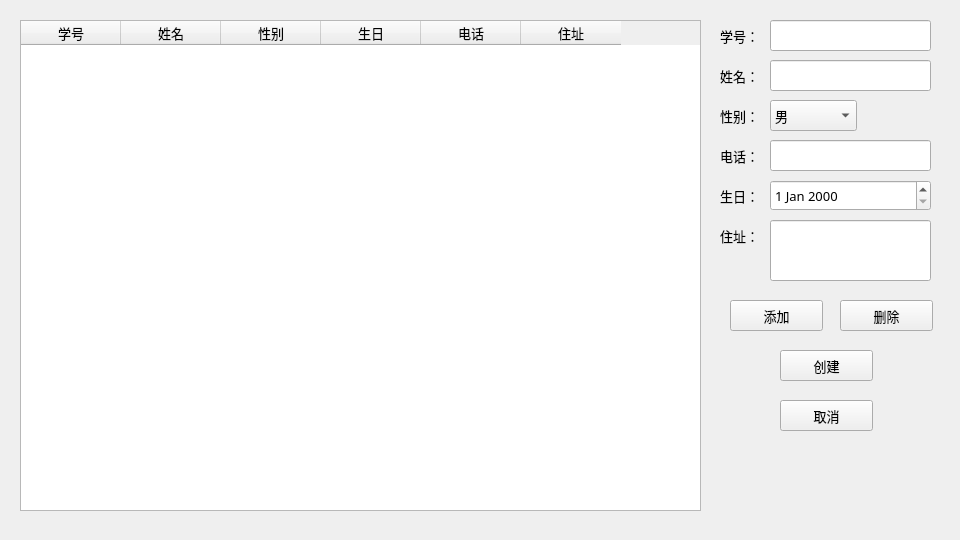
<?xml version="1.0" encoding="UTF-8"?>
<ui version="4.0">
 <class>createWidget</class>
 <widget class="QWidget" name="createWidget">
  <property name="geometry">
   <rect>
    <x>0</x>
    <y>0</y>
    <width>960</width>
    <height>540</height>
   </rect>
  </property>
  <property name="font">
   <font>
    <family>微软雅黑 Light</family>
    <pointsize>10</pointsize>
   </font>
  </property>
  <property name="windowTitle">
   <string>创建信息窗口</string>
  </property>
  <widget class="QTableWidget" name="tableWidget">
   <property name="geometry">
    <rect>
     <x>20</x>
     <y>20</y>
     <width>681</width>
     <height>491</height>
    </rect>
   </property>
   <property name="font">
    <font>
     <family>微软雅黑 Light</family>
     <pointsize>10</pointsize>
    </font>
   </property>
   <column>
    <property name="text">
     <string>学号</string>
    </property>
   </column>
   <column>
    <property name="text">
     <string>姓名</string>
    </property>
   </column>
   <column>
    <property name="text">
     <string>性别</string>
    </property>
   </column>
   <column>
    <property name="text">
     <string>生日</string>
    </property>
   </column>
   <column>
    <property name="text">
     <string>电话</string>
    </property>
   </column>
   <column>
    <property name="text">
     <string>住址</string>
    </property>
   </column>
  </widget>
  <widget class="QLineEdit" name="lineEditID">
   <property name="geometry">
    <rect>
     <x>770</x>
     <y>20</y>
     <width>161</width>
     <height>31</height>
    </rect>
   </property>
   <property name="font">
    <font>
     <family>微软雅黑 Light</family>
     <pointsize>10</pointsize>
    </font>
   </property>
  </widget>
  <widget class="QLabel" name="label">
   <property name="geometry">
    <rect>
     <x>720</x>
     <y>20</y>
     <width>51</width>
     <height>31</height>
    </rect>
   </property>
   <property name="text">
    <string>学号：</string>
   </property>
  </widget>
  <widget class="QLineEdit" name="lineEditName">
   <property name="geometry">
    <rect>
     <x>770</x>
     <y>60</y>
     <width>161</width>
     <height>31</height>
    </rect>
   </property>
   <property name="font">
    <font>
     <family>微软雅黑 Light</family>
     <pointsize>10</pointsize>
    </font>
   </property>
  </widget>
  <widget class="QLabel" name="label_2">
   <property name="geometry">
    <rect>
     <x>720</x>
     <y>60</y>
     <width>51</width>
     <height>31</height>
    </rect>
   </property>
   <property name="text">
    <string>姓名：</string>
   </property>
  </widget>
  <widget class="QLabel" name="label_3">
   <property name="geometry">
    <rect>
     <x>720</x>
     <y>100</y>
     <width>51</width>
     <height>31</height>
    </rect>
   </property>
   <property name="text">
    <string>性别：</string>
   </property>
  </widget>
  <widget class="QLineEdit" name="lineEditTel">
   <property name="geometry">
    <rect>
     <x>770</x>
     <y>140</y>
     <width>161</width>
     <height>31</height>
    </rect>
   </property>
   <property name="font">
    <font>
     <family>微软雅黑 Light</family>
     <pointsize>10</pointsize>
    </font>
   </property>
  </widget>
  <widget class="QLabel" name="label_4">
   <property name="geometry">
    <rect>
     <x>720</x>
     <y>140</y>
     <width>51</width>
     <height>31</height>
    </rect>
   </property>
   <property name="text">
    <string>电话：</string>
   </property>
  </widget>
  <widget class="QLabel" name="label_5">
   <property name="geometry">
    <rect>
     <x>720</x>
     <y>180</y>
     <width>51</width>
     <height>31</height>
    </rect>
   </property>
   <property name="text">
    <string>生日：</string>
   </property>
  </widget>
  <widget class="QLineEdit" name="lineEditAddress">
   <property name="geometry">
    <rect>
     <x>770</x>
     <y>220</y>
     <width>161</width>
     <height>61</height>
    </rect>
   </property>
   <property name="font">
    <font>
     <family>微软雅黑 Light</family>
     <pointsize>10</pointsize>
    </font>
   </property>
  </widget>
  <widget class="QLabel" name="label_6">
   <property name="geometry">
    <rect>
     <x>720</x>
     <y>220</y>
     <width>51</width>
     <height>31</height>
    </rect>
   </property>
   <property name="text">
    <string>住址：</string>
   </property>
  </widget>
  <widget class="QDateEdit" name="dateEditBirth">
   <property name="geometry">
    <rect>
     <x>770</x>
     <y>180</y>
     <width>161</width>
     <height>31</height>
    </rect>
   </property>
  </widget>
  <widget class="QComboBox" name="comboBoxSex">
   <property name="geometry">
    <rect>
     <x>770</x>
     <y>100</y>
     <width>87</width>
     <height>31</height>
    </rect>
   </property>
   <item>
    <property name="text">
     <string>男</string>
    </property>
   </item>
   <item>
    <property name="text">
     <string>女</string>
    </property>
   </item>
  </widget>
  <widget class="QPushButton" name="pushButtonAdd">
   <property name="geometry">
    <rect>
     <x>730</x>
     <y>300</y>
     <width>93</width>
     <height>31</height>
    </rect>
   </property>
   <property name="toolTip">
    <string>添加输入的学生信息</string>
   </property>
   <property name="text">
    <string>添加</string>
   </property>
  </widget>
  <widget class="QPushButton" name="pushButtonCancel">
   <property name="geometry">
    <rect>
     <x>780</x>
     <y>400</y>
     <width>93</width>
     <height>31</height>
    </rect>
   </property>
   <property name="text">
    <string>取消</string>
   </property>
  </widget>
  <widget class="QPushButton" name="pushButtonCreate">
   <property name="geometry">
    <rect>
     <x>780</x>
     <y>350</y>
     <width>93</width>
     <height>31</height>
    </rect>
   </property>
   <property name="toolTip">
    <string>将所输入的信息创建为通讯录</string>
   </property>
   <property name="text">
    <string>创建</string>
   </property>
  </widget>
  <widget class="QPushButton" name="pushButtonDel">
   <property name="geometry">
    <rect>
     <x>840</x>
     <y>300</y>
     <width>93</width>
     <height>31</height>
    </rect>
   </property>
   <property name="text">
    <string>删除</string>
   </property>
  </widget>
 </widget>
 <resources/>
 <connections/>
</ui>
